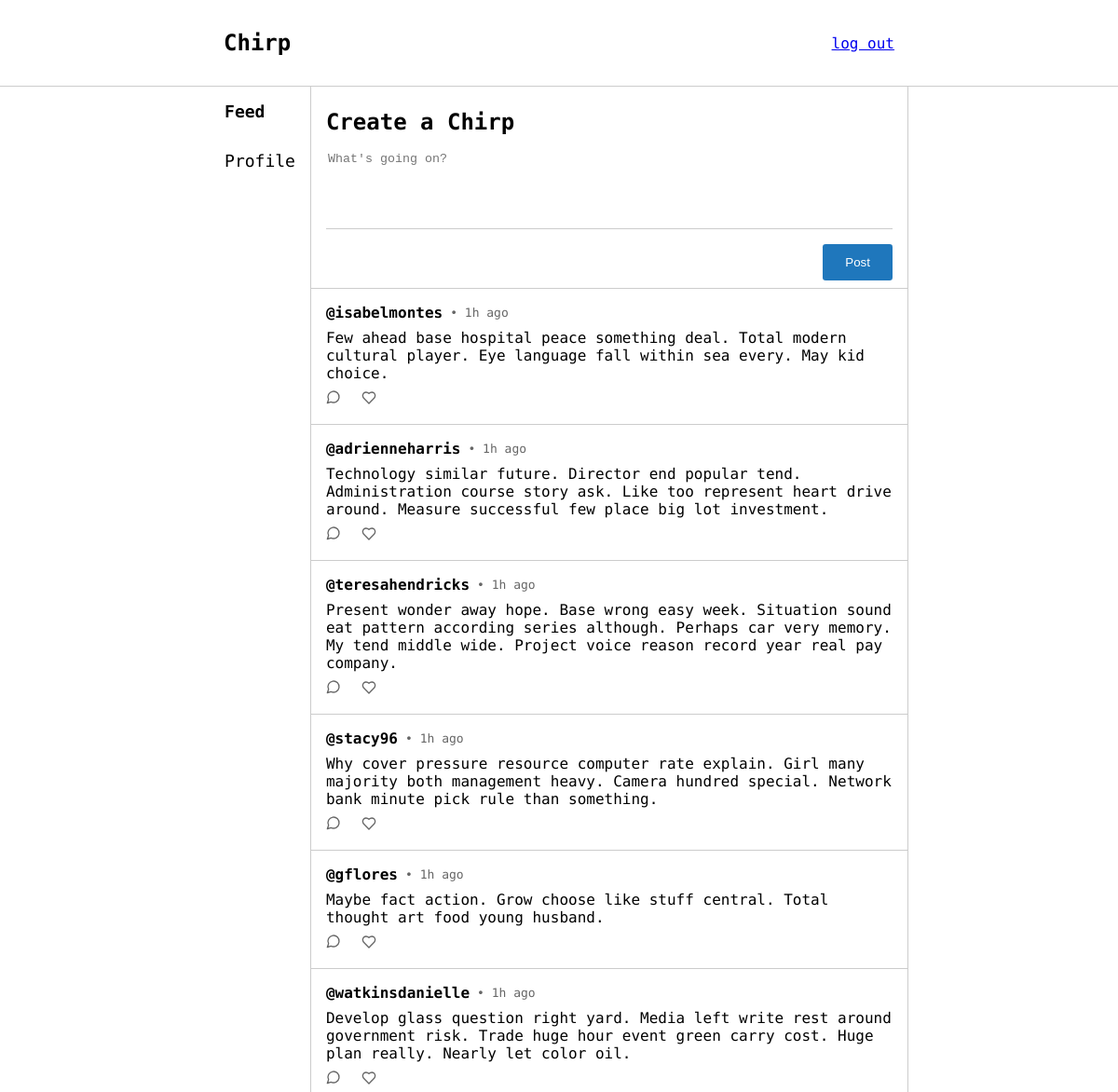
/feed (signed in), run on the app's committed database.
### app/models.py (models this page shows, shortened)
class Post(db.Model):
    id = db.Column(db.Integer, primary_key=True)
    body = db.Column(db.String(256))
    posted_at = db.Column(db.DateTime, index=True, default=datetime.now)
    user_id = db.Column(db.Integer, db.ForeignKey('user.id'))
    likes = db.relationship('Like', backref='post', lazy='dynamic')
    comments = db.relationship('Comment', backref='post', lazy='dynamic')

class User(UserMixin, db.Model):
    id = db.Column(db.Integer, primary_key=True)
    username = db.Column(db.String(64), index=True, unique=True)
    password_hash = db.Column(db.String(128))
    posts = db.relationship('Post', backref='user', lazy='dynamic')
    likes = db.relationship('Like', backref='user', lazy='dynamic')
    comments = db.relationship('Comment', backref='user', lazy='dynamic')

### app/views.py (the view)
@app.route("/feed")
@login_required
def feed():
    posts = get_posts(current_user).order_by(func.random()).limit(10).all()
    return render_template('pages/feed.html', title="Feed", user_authenticated=current_user.is_authenticated, posts=posts)

### app/filters.py (called while the page is built)
def time_ago(value):
    now = datetime.now()
    diff = now - value
    seconds = diff.total_seconds()
    if seconds < 60:
        return f"{int(seconds)}s ago"
    elif seconds < 3600:
        return f"{int(seconds // 60)}m  ago"
    elif seconds < 86400:
        return f"{int(seconds // 3600)}h ago"
    elif seconds < 2592000:
        return f"{int(seconds // 86400)}d ago"
    elif seconds < 31536000:
        return f"{int(seconds // 2592000)}m ago"
    else:
        return f"{int(seconds // 31536000)}y ago"

### app/posts.py (called while the page is built)
def get_posts(user):
    liked_posts = aliased(models.Like)
    return db.session.query(models.Post,
                            db.case(
                                    (liked_posts.user_id == user.id, True),
                                    else_=False
                            ).label('liked_by_user')
                            ) \
                .join(liked_posts, liked_posts.post_id == models.Post.id, isouter=True)

### app/views.py (called while the page is built)
@login_manager.user_loader
def load_user(user_id):
    return db.session.query(models.User).get(user_id)

### app/templates/pages/feed.html (shortened to what this page needs)
{% extends "layouts/authorised_layout.html" %}
{% block authorised_head %}
    <link rel="stylesheet" href="{{ url_for('static', filename='css/feed.css') }}">
    <link rel="stylesheet" href="{{ url_for('static', filename='css/components.css') }}">
{% endblock %}
{% block sidebar_feed %}
    sidebar-item-active
{% endblock %}
{% block authorised_content %}
    <div class="post-box">
        <h2 class="post-title">Create a Chirp</h3>
        <textarea id="post-content" class="post-textarea" placeholder="What's going on?" maxlength="256"></textarea>
        {% with button_class="btn-filled post-btn", text="Post", id="post-btn" %}
            {% include 'components/button.html' %}
        {% endwith %}
    </div>
    {% for post, liked in posts %}
        {% with post=post, liked=liked %}
            {% include 'components/post.html' %}
        {% endwith %}
    {% endfor %}
{% endblock %}

### app/templates/components/post.html
<div id="{{'post' if not comment else 'comment'}}-{{ post.id }}" class="post-container">
    <span class="post-heading">
        <h3>
            <a href="/profile/{{ post.user.username }}">@{{ post.user.username }}</a>
        </h3>
        <p>• {{ post.posted_at | time_ago }}</p>
    </span>
    <p style="margin:0;">
        {{ post.body }}
    </p>
    {% if not comment %}
        <span class="post-footing">
            <a href="/post/{{ post.id }}" alt="Leave or view comments on this post">
                <svg xmlns="http://www.w3.org/2000/svg" width="16" height="16" viewBox="0 0 24 24" fill="none" stroke="currentColor" stroke-width="2" stroke-linecap="round" stroke-linejoin="round">
                    <path d="M7.9 20A9 9 0 1 0 4 16.1L2 22Z"/>
                </svg>
            </a>
            <button onclick="like({{ post.id }})" aria-label="Like this post">
                <svg xmlns="http://www.w3.org/2000/svg" width="16" height="16" viewBox="0 0 24 24" fill="none" stroke="currentColor" stroke-width="2" stroke-linecap="round" stroke-linejoin="round" class="{{ 'liked' if liked }}">
                    <path d="M19 14c1.49-1.46 3-3.21 3-5.5A5.5 5.5 0 0 0 16.5 3c-1.76 0-3 .5-4.5 2-1.5-1.5-2.74-2-4.5-2A5.5 5.5 0 0 0 2 8.5c0 2.3 1.5 4.05 3 5.5l7 7Z"/>
                </svg>
            </button>
        </span>
    {% endif %}
</div>

### app/static/css/root_layout.css (style rules this page uses)
body { margin: 0; font-family: 'Geist Mono', monospace; position: absolute; width: 100%; height: 100%; display: flex; flex-direction: column; }

### app/static/css/feed.css (style rules this page uses)
.post-box { display: flex; flex-direction: column; gap: 1rem; border-bottom: solid 1px #ccc; padding: .5rem 1rem; }
.post-title { margin: 0; margin-top: 1rem; }
.post-textarea { resize: none; border: none; border-bottom: solid 1px #ccc; outline: none; height: 5rem; }

### app/static/css/components.css (style rules this page uses)
.post-container { padding: 1rem; display: flex; gap: .5rem; flex-direction: column; border-bottom: 1px solid #ccc; }
.post-heading { display: flex; gap: .5rem; align-items: center; }
.post-heading > p { color: #666; font-size: small; margin: 0; }
.post-heading > h3 { font-size: medium; margin: 0; }
.post-heading > h3 > a { text-decoration: none; color: inherit; }
.post-footing { display: flex; gap: 1rem; }
.post-footing > a, button { color: #666; cursor: pointer; border: none; background-color: transparent; }

### data on the page
Post: user.username "isabelmontes", posted_at "1h ago", body "Few ahead base hospital peace something deal. Total modern cultural player. Eye language fall within sea every. May kid choice."
Post: user.username "adrienneharris", posted_at "1h ago", body "Technology similar future. Director end popular tend. Administration course story ask. Like too represent heart drive around. Measure successful few place big lot investment."
Post: user.username "teresahendricks", posted_at "1h ago", body "Present wonder away hope. Base wrong easy week. Situation sound eat pattern according series although. Perhaps car very memory. My tend middle wide. Project voice reason record year real pay company."
Post: user.username "stacy96", posted_at "1h ago", body "Why cover pressure resource computer rate explain. Girl many majority both management heavy. Camera hundred special. Network bank minute pick rule than something."
Post: user.username "gflores", posted_at "1h ago", body "Maybe fact action. Grow choose like stuff central. Total thought art food young husband."
Post: user.username "watkinsdanielle", posted_at "1h ago", body "Develop glass question right yard. Media left write rest around government risk. Trade huge hour event green carry cost. Huge plan really. Nearly let color oil."

### other printed values
{{ text }} "Post"
